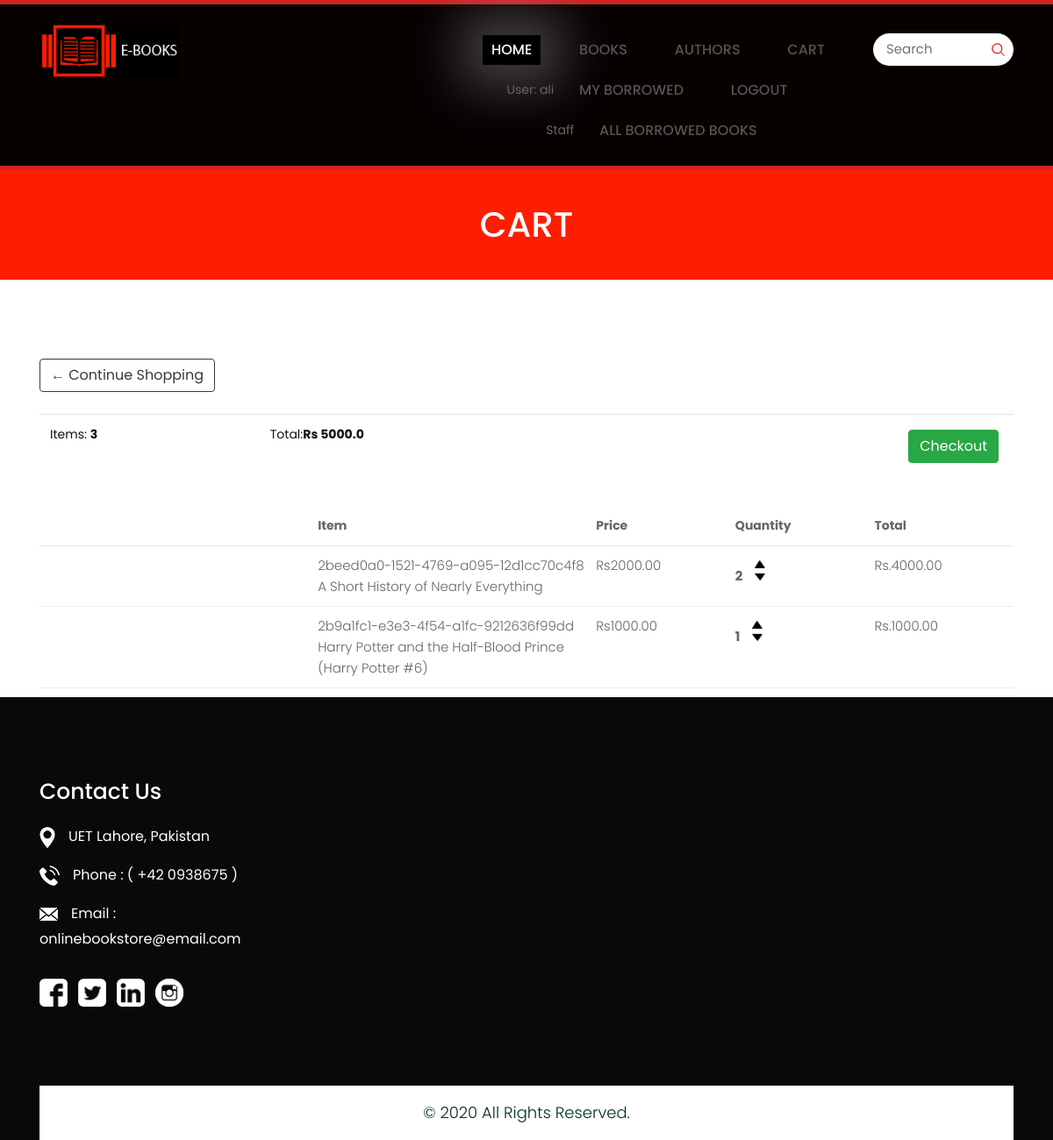
Page /catalog/cart.html (signed in) on the committed database.
### catalog/models.py (models this page shows, shortened)
class Order(models.Model):
    customer=models.ForeignKey('Customer',on_delete=models.SET_NULL, blank=True, null=True)
    date_ordered=models.DateTimeField(auto_now_add=True)
    complete=models.BooleanField(default=False, null=True, blank=False)
    transaction_id=models.CharField(max_length=200,null=True)
    @property
    def get_cart_total(self):
        orderitems=self.orderitem_set.all()
        total=sum([item.get_total for item in orderitems])
        return total
    @property
    def get_cart_items(self):
        orderitems=self.orderitem_set.all()
        total=sum([item.quantity for item in orderitems])
        return total

class OrderItem(models.Model):
    product=models.ForeignKey('Product',on_delete=models.SET_NULL, null=True)
    order=models.ForeignKey('Order',on_delete=models.SET_NULL, null=True)
    quantity=models.IntegerField(default=0,null=True, blank=True)
    date_added=models.DateTimeField(auto_now_add=True)
    @property
    def get_total(self):
        total=self.product.price * self.quantity
        return total

class Product(models.Model):
    name=models.ForeignKey('Book',on_delete=models.SET_NULL, null=True)
    price=models.FloatField()
    digital=models.BooleanField(default=False, null=True, blank=False)

class Book(models.Model):
    book_id = models.UUIDField(primary_key=True, default=uuid.uuid4, help_text='Unique ID for this particular book across whole library')
    title = models.CharField(max_length=200)
    author = models.ForeignKey('Author', on_delete=models.SET_NULL, null=True)
    summary = models.TextField(max_length=1000, help_text='Enter a brief description of the book')
    isbn = models.CharField('ISBN', max_length=13, unique=True,
                             help_text='13 Character <a href="https://www.isbn-international.org/content/what-isbn">ISBN number</a>')
    PublYear = models.CharField(max_length=200)
    def __str__(self):
        return f'{self.book_id} {self.title} '

### catalog/views.py (the view)
# urls.py: path('cart.html', views.cart, name='cart'),
def cart(request):
    if request.user.is_authenticated:
        customer=request.user.customer
        order, created = Order.objects.get_or_create(customer=customer, complete=False)
        items=order.orderitem_set.all()
    else:
        items = []
        order={'get_cart_total':0, 'get_cart_items':0}
    context={'items': items, 'order': order}
    return render(request, 'cart.html', context)

### catalog/templates/cart.html (shortened to what this page needs)
{% extends 'base.html'%}
{% load static %}
{% block content%}
    <div class="contactbg">
        <div class="container">
            <div class="row">
                <div class="col-md-12">
                    <div class="contacttitlepage">
                        <h2>cart</h2>
                    </div>
                </div>
            </div>
        </div>
    </div>
    <div class="container">
    <div class="box-element">
        <a  class="btn btn-outline-dark" href="{% url 'newindex' %}">&#x2190; Continue Shopping</a>
        <br>
        <br>
        <table class="table">
            <tr>
                <th><h5>Items: <strong>{{order.get_cart_items}}</strong></h5></th>
                <th><h5>Total:<strong>Rs {{order.get_cart_total}}</strong></h5></th>
                <th>
                    <a  style="float:right; margin:5px;" class="btn btn-success" href="{% url 'checkout' %}">Checkout</a>
                </th>
            </tr>
        </table>
    </div>
    <br>
    <div class="box-element">
        <div class="cart-row">
            <div style="flex:2"></div>
            <div style="flex:2"><strong>Item</strong></div>
            <div style="flex:1"><strong>Price</strong></div>
            <div style="flex:1"><strong>Quantity</strong></div>
            <div style="flex:1"><strong>Total</strong></div>
        </div>
        {% for item in items %}
        <div class="cart-row">
            <div style="flex:2"><img class="row-image" src="{{item.product.imageURL}}"></div>
            <div style="flex:2"><p>{{item.product.name}}</p></div>
            <div style="flex:1"><p>Rs{{item.product.price|floatformat:2}}</p></div>
            <div style="flex:1">
                <p class="quantity">{{item.quantity}}</p>
                <div class="quantity">
                    <img data-product="{{item.product.id}}" data-action="add" class="chg-quantity update-cart" src="{% static  'catalog\images\arrow-up.png' %}">
                    <img data-product="{{item.product.id}}" data-action="remove" class="chg-quantity update-cart" src="{% static  'catalog\images\arrow-down.png' %}">
                </div>
            </div>
            <div style="flex:1"><p>Rs.{{item.get_total|floatformat:2}}</p></div>
        </div>
        {% endfor %}
    </div>
</div>
{% endblock %}

### catalog/templates/base.html (shortened to what this page needs)
{% load static %}
<!DOCTYPE html>
<html lang="en">
<head>
    <link rel="stylesheet" href="{% static 'catalog/css/bootstrap.min.css' %}">
    <link rel="stylesheet" href="{% static 'catalog/css/style.css' %}">
    <link rel="stylesheet" href="{% static 'catalog/css/responsive.css' %}">
    <link rel="stylesheet" href="{% static 'catalog/css/jquery.mCustomScrollbar.min.css' %}">
    <link rel="stylesheet" href="https://netdna.bootstrapcdn.com/font-awesome/4.0.3/css/font-awesome.css">
    <link rel="stylesheet" href="https://cdnjs.cloudflare.com/ajax/libs/fancybox/2.1.5/jquery.fancybox.min.css" media="screen">
</head>
<body class="main-layout">
    <header>
        <div class="header">
            <div class="container">
                <div class="row">
                    <div class="col-xl-2 col-lg-2 col-md-2 col-sm-2 col logo_section">
                        <div class="full">
                            <div class="center-desk">
                                <div class="logo">
                                    <a href="{% url 'newindex' %}"><img src="{% static 'catalog/images/logo.png' %}" alt="logo" /></a>
                                </div>
                            </div>
                        </div>
                    </div>
                    <div class="col-xl-8 col-lg-8 col-md-10 col-sm-10">
                        <div class="menu-area">
                            <div class="limit-box">
                                <nav class="main-menu">
                                    <ul class="menu-area-main">
                                        <li class="active"> <a href="{% url 'newindex' %}">Home</a></li>
                                        <li> <a href="{% url 'books' %}">Books</a> </li>
                                        <li> <a href="{% url 'authors' %}"> Authors</a> </li>
                                        <li> <a href="{% url 'cart' %}">Cart</a> </li>
                                        <ul class="menu-area-main">
                                            {% if user.is_authenticated or user.is_staff %}
                                            <li>User: {{ user.get_username }}</li>
                                            <li><a href="{% url 'my-borrowed' %}">My Borrowed</a></li>
                                            <li><a href="{% url 'logout'%}?next={{request.path}}">Logout</a></li>
                                              <li>Staff </li>
                                              <li><a href="{% url 'all-borrowed' %}">All Borrowed Books</a></li>
                                            </ul>
                                            {% else %}
                                            <li><a href="{% url 'login'%}?next={{request.path}}">Login</a></li>
                                            {% endif %}
                                          </ul>
                                </nav>
                            </div>
                        </div>
                    </div>
                    <div class="col-xl-2 col-lg-2 col-md-2 col-sm-2">
                        <form class="search">
                            <input class="form-control" type="text" placeholder="Search">
                            <button><img src="{% static 'catalog/images/search_icon.png' %}"></button>
                        </form>
                    </div>
                </div>
            </div>
    </header>
{% block content %}
{% endblock %}
<footr id="footer_with_contact">
    <div class="footer">
        <div class="container">
            <div class="row">
                <div class="col-lg-3 col-md-6 col-sm-12 width">
                    <div class="address">
                        <h3>Contact Us</h3>
                        <ul class="locarion_icon">
                            <li><img src="{% static 'catalog/icon/1.png' %}" alt="icon" />UET Lahore, Pakistan</li>
                            <li><img src="{% static 'catalog/icon/2.png' %}" alt="icon" />Phone : ( +42 0938675 )</li>
                            <li><img src="{% static 'catalog/icon/3.png' %}" alt="icon" />Email : onlinebookstore@email.com</li>
                        </ul>
                        <ul class="contant_icon">
                            <li><img src="{% static 'catalog/icon/fb.png' %}" alt="icon" /></li>
                            <li><img src="{% static 'catalog/icon/tw.png' %}" alt="icon" /></li>
                            <li><img src="{% static 'catalog/icon/lin(2).png' %}" alt="icon" /></li>
                            <li><img src="{% static 'catalog/icon/instagram.png' %}" alt="icon" /></li>
                        </ul>
                    </div>
                </div>
            </div>
        <div class="copyright">
            <p>© 2020 All Rights Reserved.</p>
        </div>
    </div>
    </div>
</footr>
</body>
</html>

### static/catalog/css/style.css (style rules this page uses)
* { box-sizing: border-box !important; }
html { scroll-behavior: smooth; }
body { color: #666666; font-size: 14px; font-family: 'poppins', sans-serif; line-height: 1.80857; font-weight: normal; overflow-x: hidden; }
a { color: #1f1f1f; text-decoration: none !important; outline: none !important; -webkit-transition: all .3s ease-in-out; -moz-transition: all .3s ease-in-out; -ms-transition: all .3s ease-in-out; -o-transition: all .3s ease-in-out; transition: all .3s ease-in-out; }
h1, h2, h3, h4, h5, h6 { letter-spacing: 0; font-weight: normal; position: relative; padding: 0 0 10px 0; font-weight: normal; line-height: normal; color: #111111; margin: 0 }
h2 { font-size: 22px }
h3 { font-size: 18px }
h5 { font-size: 14px }
*, *::after, *::before { -webkit-box-sizing: border-box; -moz-box-sizing: border-box; box-sizing: border-box; }
ul, li, ol { margin: 0px; padding: 0px; list-style: none; }
p { margin: 0px; font-weight: 300; font-size: 15px; line-height: 24px; }
a { color: #222222; text-decoration: none; outline: none !important; }
a, .btn { text-decoration: none !important; outline: none !important; -webkit-transition: all .3s ease-in-out; -moz-transition: all .3s ease-in-out; -ms-transition: all .3s ease-in-out; -o-transition: all .3s ease-in-out; transition: all .3s ease-in-out; }
img { max-width: 100%; height: auto; }
button { border: 0; margin: 0; padding: 0; cursor: pointer; }
.full { float: left; width: 100%; }
.full { width: 100%; float: left; margin: 0; padding: 0; }
.logo_section { text-align: center; }
.logo { float: left; }
nav.main-menu { float: right; margin-left: 0; }
.menu-area-main li.active a { color: #fff; background: #000; box-shadow: #9d9d9d66 0px 0px 56px 26px; }
.main-menu { text-align: center; }
.main-menu ul { margin: 0; list-style-type: none; margin-top: 12px; }
.main-menu ul>li { display: inline-block; position: relative; }
.main-menu ul>li a { padding: 7px 10px 7px 10px; line-height: 20px; font-size: 16px; display: block; font-weight: 500; color: #555454; text-transform: uppercase; margin: 0px 15px; }
.main-menu ul li:last-child a { padding-right: 0; }
.main-menu ul li:first-child { margin-left: 0; }
.main-menu ul>li { position: inherit; display: inline-block; vertical-align: middle; }
.header { background: #070100; padding: 23px 0px; border-top: #cf2323 solid 5px; border-bottom: #cf2323 solid 5px; }
.logo a { font-size: 40px; font-weight: bold; text-transform: uppercase; color: #fff; line-height: 40px; }
.search { position: relative; }
.search input.form-control { width: 100%; border-radius: 50px; border: none; font-size: 15px; padding: 7px 35px 7px 15px; }
.form-control { margin-top: 10px; }
.search button { position: absolute; top: 0; right: 0; height: 36px; width: 36px; text-align: center; z-index: 1; background: transparent; }
.footer { background: #0b0808; padding-top: 90px; }
.footer .address h3 { color: #fff; font-size: 25px; line-height: 35px; font-weight: 500; padding-bottom: 20px; }
ul.locarion_icon { padding-bottom: 15px; }
ul.locarion_icon li { padding-bottom: 15px; color: #fff; font-size: 16px; }
ul.locarion_icon li img { padding-right: 15px; }
ul.contant_icon { list-style: none; margin: 0; padding: 0; width: 100%; float: left; }
ul.contant_icon li { float: left; text-align: center; display: flex; justify-content: center; align-items: center; flex-wrap: wrap; padding-right: 12px; }
ul.contant_icon li img { width: 32px; height: 32px; }
.copyright { background-color: #fff; padding: 20px 0px; margin-top: 90px; }
.copyright p { color: #023023; font-size: 18px; line-height: 22px; text-align: center; }
.contactbg { background-color: #ff1d00; margin-bottom: 90px; }
.contactbg .contacttitlepage h2 { color: #fff; text-transform: uppercase; font-size: 40px; line-height: 45px; padding: 40px 0; font-weight: 500; text-align: center; }

### rows in the picture
Order: get_cart_items "3", get_cart_total "5000.0"
OrderItem: product.name "2beed0a0-1521-4769-a095-12d1cc70c4f8 A Short History of Nearly Everything", product.price "2000.00", quantity "2", get_total "4000.00"
OrderItem: product.name "2b9a1fc1-e3e3-4f54-a1fc-9212636f99dd Harry Potter and the Half-Blood Prince (Harry Potter #6)", product.price "1000.00", quantity "1", get_total "1000.00"

### other values in the picture
{{ user.get_username }} "ali"
